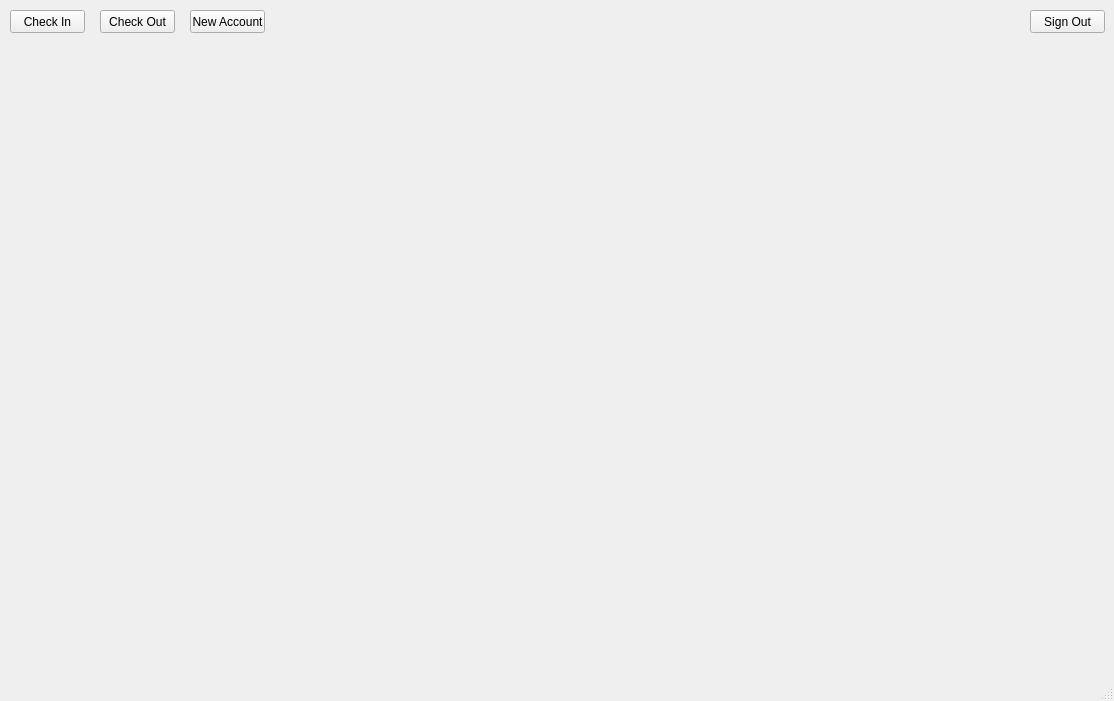
<?xml version="1.0" encoding="UTF-8"?>
<ui version="4.0">
 <class>MainWindow</class>
 <widget class="QMainWindow" name="MainWindow">
  <property name="geometry">
   <rect>
    <x>0</x>
    <y>0</y>
    <width>1114</width>
    <height>701</height>
   </rect>
  </property>
  <property name="windowTitle">
   <string>MainWindow</string>
  </property>
  <widget class="QWidget" name="centralwidget">
   <widget class="QPushButton" name="check_in_bt">
    <property name="geometry">
     <rect>
      <x>10</x>
      <y>10</y>
      <width>75</width>
      <height>23</height>
     </rect>
    </property>
    <property name="text">
     <string>Check In</string>
    </property>
   </widget>
   <widget class="QPushButton" name="check_out_bt">
    <property name="geometry">
     <rect>
      <x>100</x>
      <y>10</y>
      <width>75</width>
      <height>23</height>
     </rect>
    </property>
    <property name="text">
     <string>Check Out</string>
    </property>
   </widget>
   <widget class="QPushButton" name="sign_out_bt">
    <property name="geometry">
     <rect>
      <x>1030</x>
      <y>10</y>
      <width>75</width>
      <height>23</height>
     </rect>
    </property>
    <property name="text">
     <string>Sign Out</string>
    </property>
   </widget>
   <widget class="QPushButton" name="new_account_bt">
    <property name="geometry">
     <rect>
      <x>190</x>
      <y>10</y>
      <width>75</width>
      <height>23</height>
     </rect>
    </property>
    <property name="text">
     <string>New Account</string>
    </property>
   </widget>
  </widget>
  <widget class="QMenuBar" name="menubar">
   <property name="geometry">
    <rect>
     <x>0</x>
     <y>0</y>
     <width>1114</width>
     <height>21</height>
    </rect>
   </property>
  </widget>
  <widget class="QStatusBar" name="statusbar"/>
 </widget>
 <resources/>
 <connections/>
</ui>
